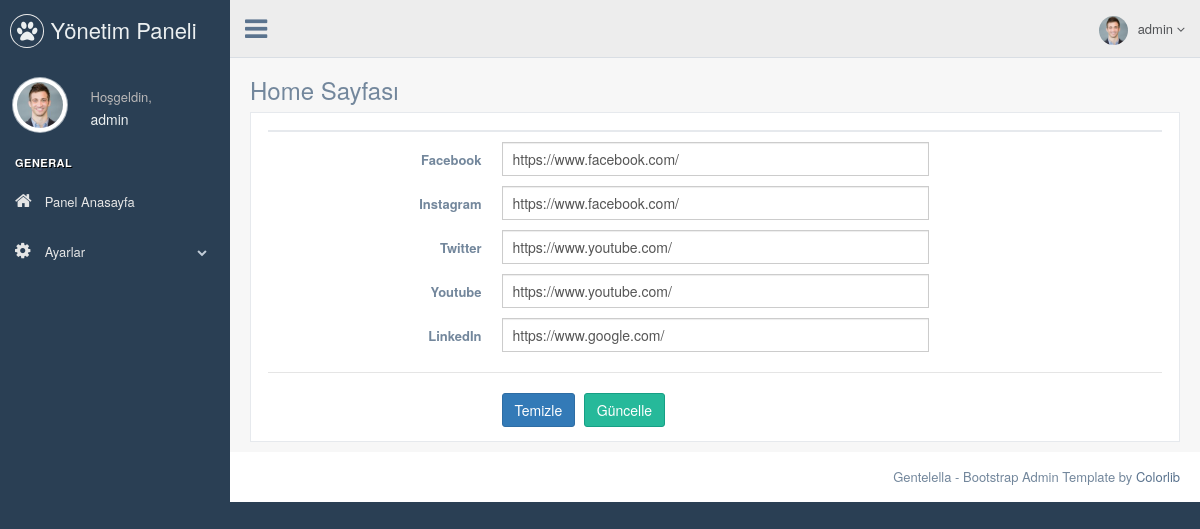
Page /pp/nedmin/home.php (signed in) on the committed database.
### tables this page shows
CREATE TABLE `user` (
  `user_id` int(11) NOT NULL,
  `user_name` varchar(50) NOT NULL,
  `email` varchar(50) NOT NULL,
  `password` varchar(250) NOT NULL
);

CREATE TABLE `home` (
  `home_id` int(11) NOT NULL,
  `facebook` varchar(250) NOT NULL,
  `instagram` varchar(250) NOT NULL,
  `twitter` varchar(250) NOT NULL,
  `youtube` varchar(250) NOT NULL,
  `linkedin` varchar(250) NOT NULL
);

### pp/nedmin/home.php (the view, shortened to what this page needs)
<?php
include "header.php";
$check_home = $db->prepare("SELECT * FROM home");
$check_home->execute();
$control_home = $check_home->rowCount();
$fetch_home = $db->prepare("SELECT * FROM home WHERE home_id=1");
$fetch_home->execute();
$fetch = $fetch_home->fetch(PDO::FETCH_ASSOC);
?>
<div class="right_col" role="main">
  <div class="">
    <div class="page-title">
      <div class="title_left">
        <h3>Home Sayfası</h3>
      </div>
    </div>
    <div class="clearfix"></div>
    <div class="row">
      <div class="col-md-12 col-sm-12 col-xs-12">
        <div class="x_panel">
          <div class="x_title">
          </div>
          <form class="form-horizontal form-label-left" action="process.php" method="POST">
            <div class="item form-group">
              <label class="control-label col-md-3 col-sm-3 col-xs-12">Facebook
              </label>
              <div class="col-md-6 col-sm-6 col-xs-12">
                <input type="text" name="facebook" value="<?php echo $fetch['facebook'] ?>" required="required" class="form-control col-md-7 col-xs-12">
              </div>
            </div>
            <div class="item form-group">
              <label class="control-label col-md-3 col-sm-3 col-xs-12">Instagram
              </label>
              <div class="col-md-6 col-sm-6 col-xs-12">
                <input type="text" name="instagram" value="<?php echo $fetch['instagram'] ?>" required="required" class="form-control col-md-7 col-xs-12">
              </div>
            </div>
            <div class="item form-group">
              <label class="control-label col-md-3 col-sm-3 col-xs-12">Twitter
              </label>
              <div class="col-md-6 col-sm-6 col-xs-12">
                <input type="text" name="twitter" value="<?php echo $fetch['twitter'] ?>" required="required" class="form-control col-md-7 col-xs-12">
              </div>
            </div>
            <div class="item form-group">
              <label class="control-label col-md-3 col-sm-3 col-xs-12">Youtube
              </label>
              <div class="col-md-6 col-sm-6 col-xs-12">
                <input type="text" name="youtube" value="<?php echo $fetch['youtube'] ?>" required="required" class="form-control col-md-7 col-xs-12">
              </div>
            </div>
            <div class="item form-group">
              <label class="control-label col-md-3 col-sm-3 col-xs-12">LinkedIn
              </label>
              <div class="col-md-6 col-sm-6 col-xs-12">
                <input type="text" name="linkedin" value="<?php echo $fetch['linkedin'] ?>" required="required" class="form-control col-md-7 col-xs-12">
              </div>
            </div>
            <div class="ln_solid"></div>
            <div class="form-group">
              <div class="col-md-6 col-md-offset-3">
                <button type="submit" class="btn btn-primary">Temizle</button>
                <?php
                if ($control_home == 1) { ?>
                  <button type="submit" class="btn btn-success" name="update_home">Güncelle</button>
                <?php } else { ?>
                  <button type="submit" class="btn btn-warning" name="insert_home">Ekle</button>
                <?php } ?>
              </div>
            </div>
          </form>
        </div>
      </div>
    </div>
  </div>
</div>
</div>
<?php
include "footer.php";
?>

### pp/nedmin/header.php (shortened to what this page needs)
<?php
include 'connect.php';
$user_name = $_SESSION['user_name'];
$query = $db->prepare("SELECT * FROM user WHERE user_name='$user_name'");
$query->execute();
$fetch = $query->fetch();
?>
<!DOCTYPE html>
<html lang="en">
  <head>
    <link href="./vendors/bootstrap/dist/css/bootstrap.min.css" rel="stylesheet">
    <link href="./vendors/font-awesome/css/font-awesome.min.css" rel="stylesheet">
    <link href="./vendors/nprogress/nprogress.css" rel="stylesheet">
    <link href="./vendors/iCheck/skins/flat/green.css" rel="stylesheet">
    <link href="./vendors/bootstrap-progressbar/css/bootstrap-progressbar-3.3.4.min.css" rel="stylesheet">
    <link href="./vendors/jqvmap/dist/jqvmap.min.css" rel="stylesheet"/>
    <link href="./vendors/bootstrap-daterangepicker/daterangepicker.css" rel="stylesheet">
    <link href="./build/css/custom.min.css" rel="stylesheet">
  </head>
  <body class="nav-md">
    <div class="container body">
      <div class="main_container">
        <div class="col-md-3 left_col">
          <div class="left_col scroll-view">
            <div class="navbar nav_title" style="border: 0;">
              <a href="index.html" class="site_title"><i class="fa fa-paw"></i> <span>Yönetim Paneli</span></a>
            </div>
            <div class="profile clearfix">
              <div class="profile_pic">
                <img src="images/img.jpg" alt="..." class="img-circle profile_img">
              </div>
              <div class="profile_info">
                <span>Hoşgeldin,</span>
                <h2><?php echo $fetch['user_name']; ?></h2>
              </div>
            </div>
            <br />
            <div id="sidebar-menu" class="main_menu_side hidden-print main_menu">
              <div class="menu_section">
                <h3>General</h3>
                <ul class="nav side-menu">
                  <li><a href="index.php" ><i class="fa fa-home"></i> Panel Anasayfa</a>
                  </li>
                  <li><a><i class="fa fa-cog"></i> Ayarlar <span class="fa fa-chevron-down"></span></a>
                  </li>
                </ul>
              </div>
            </div>
          </div>
        </div>
        <div class="top_nav">
          <div class="nav_menu">
            <nav>
              <div class="nav toggle">
                <a id="menu_toggle"><i class="fa fa-bars"></i></a>
              </div>
              <ul class="nav navbar-nav navbar-right">
                <li class="">
                  <a href="javascript:;" class="user-profile dropdown-toggle" data-toggle="dropdown" aria-expanded="false">
                    <img src="images/img.jpg" alt=""><?php echo $fetch['user_name']; ?>
                    <span class=" fa fa-angle-down"></span>
                  </a>
                </li>
              </ul>
            </nav>
          </div>
        </div>

### rows in the picture
user: user_name "admin"
home: facebook "https://www.facebook.com/", instagram "https://www.facebook.com/", twitter "https://www.youtube.com/", youtube "https://www.youtube.com/", linkedin "https://www.google.com/"
